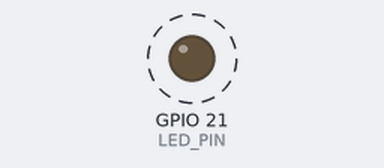
Bench run of a program on a simulated ESP32. On the bench: output pins drawn as LEDs (lit = HIGH). Dashed ring = blinking.

Above: at 0.2 s.
Timing chart, 0 to 3.0 s (numbered marks = the images above):
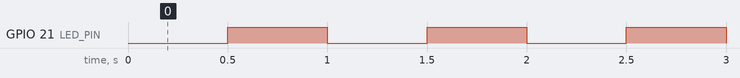

The program:

main.cpp
```cpp
/*ESP32: Toggle a led series with a 120Ω resistor connected to a digital pin(21)  every 500 ms

For timing, use the first timer interrupt.*/

#include <Arduino.h>

// Define the pin number connected to the LED
#define LED_PIN 21

// Define the time interval for toggling the LED state (in millliseconds)
constexpr uint32_t INTERVAL{500};

// Define the LED state variable
volatile bool ledState = LOW;

// Timer ISR to toggle LED state
void IRAM_ATTR timerISR()
{
  // Toggle the LED state
  ledState = !ledState;

  // Write the new state to the LED pin
  digitalWrite(LED_PIN, ledState);
}

void setup()
{
  // Set the LED pin as an output
  pinMode(LED_PIN, OUTPUT);

  // Configure and start the timer interrupt
  hw_timer_t *timer{timerBegin(0, 80, true)};    // Timer 0, prescaler 80, counting up
  timerAttachInterrupt(timer, &timerISR, true);  // Attach the ISR function
  timerAlarmWrite(timer, INTERVAL * 1000, true); // Set the alarm value
  timerAlarmEnable(timer);                       // Enable the timer interrupt
}

void loop()
{
  delay(1000);
}
```

Measured:
- by itself, GPIO 21 (LED_PIN): alternates HIGH for 0.50 s and LOW for 0.50 s
